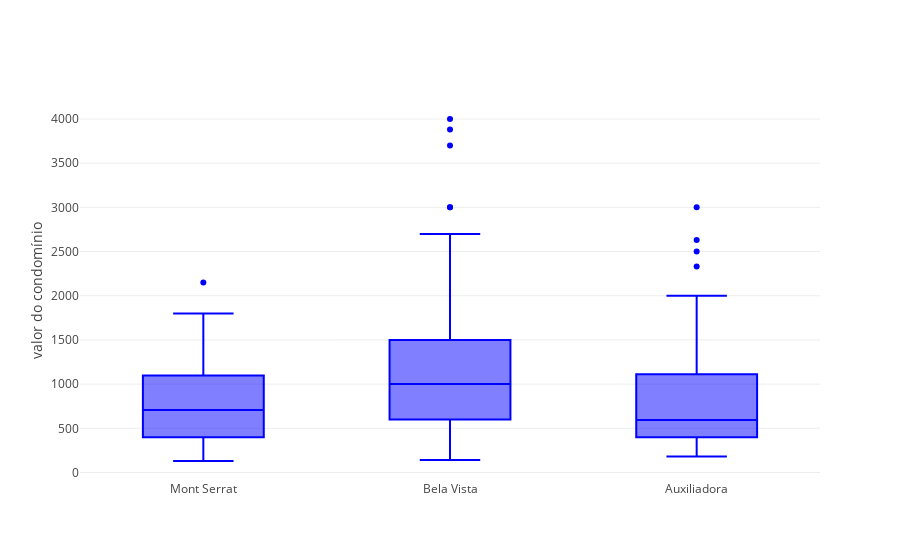

This figure's notebook cell:
### Code cell
# boxplot to identify outliers in codominium

x = df.district

trace0 = go.Box(
    y=df.condominium,
    x=x,
    name='kale',
    marker=dict(
        color='blue'
    )
)

data = [trace0]
layout = go.Layout(
    yaxis=dict(
        title='valor do condomínio',
        zeroline=False
    ),
    boxmode='group'
)

fig = go.Figure(data=data, layout=layout)
iplot(fig)

### Figure 1 — Plotly figure (JSON) as saved in the notebook; plotly's stock layout.template omitted (floating-point values rounded to 4 significant figures; data arrays with more than 128 entries replaced by an {"elided": "..."} marker saying what was removed)
{"data": [{"marker": {"color": "blue"}, "name": "kale", "type": "box", "uid": "9cb1c8c7-eada-4ffe-93cf-af70bbef1e97", "x": {"elided": "239 str values"}, "y": {"elided": "239 int values"}}], "layout": {"boxmode": "group", "yaxis": {"title": {"text": "valor do condomínio"}, "zeroline": false}}}
